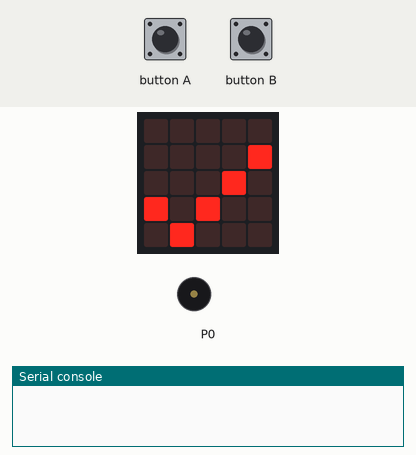
A program run on a simulated BBC micro:bit (MakeCode). Shown: the board's 5×5 LED display, buzzer (waves = sounding), the last lines printed to the serial console. Inputs (shaded band) come from the test bench. No radio messages arrive unless stated (any console line starting 'radio sent:' is added by the test bench).

Above: at 1.8 s.
1.9 s: button A pressed for 0.15 s
At 2.3 s:
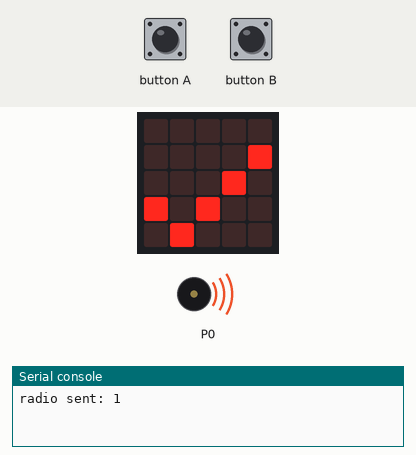
Timing chart, 0 to 4.9 s (numbered marks = the images above; inputs shaded):
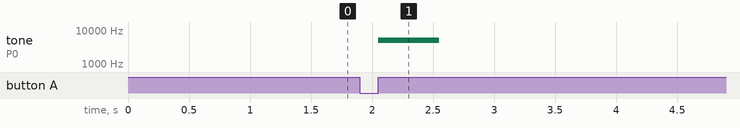

Measured:
- after the input at 1.9 s, tone on P0: silent → 5000 Hz after 0.15 s, → silent 0.50 s later

The program:

main.ts
```typescript
input.onButtonPressed(Button.A, function () {
    radio.setGroup(1)
    radio.sendNumber(1)
    music.play(music.createSoundExpression(WaveShape.Triangle, 5000, 5000, 255, 255, 500, SoundExpressionEffect.None, InterpolationCurve.Linear), music.PlaybackMode.UntilDone)
})
input.onGesture(Gesture.Shake, function () {
    music.play(music.createSoundExpression(WaveShape.Noise, 5000, 657, 255, 255, 500, SoundExpressionEffect.Warble, InterpolationCurve.Linear), music.PlaybackMode.UntilDone)
})
input.onButtonPressed(Button.B, function () {
    radio.setGroup(1)
    radio.sendNumber(1)
    music.play(music.tonePlayable(831, music.beat(BeatFraction.Double)), music.PlaybackMode.UntilDone)
})
basic.showIcon(IconNames.Yes)
```

test.ts
```typescript
// testes vão aqui; isto não será compilado quando este pacote for usado como uma extensão.
```
